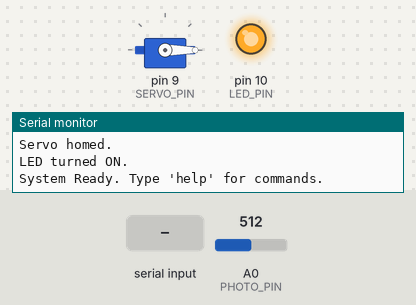
The sketch below on a simulated Arduino Uno, built with avr-gcc and run on an emulated ATmega328P. Parts: servo, output pins drawn as LEDs (lit = HIGH), the last lines printed to the serial monitor. The test bench sets the inputs (shaded band); at power-on: A0 (PHOTO_PIN) = 512.

Above: at 2.3 s.
2.4 s: "run 1\n" received over Serial
At 4.74 s:
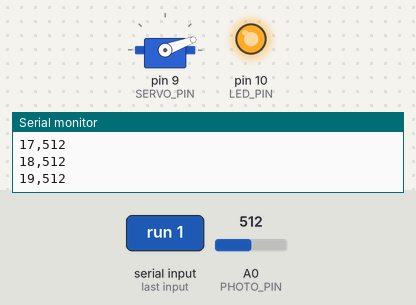
At 21.8 s:
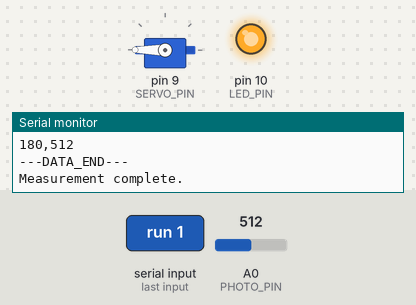
Timing chart, 0 to 22.2 s (numbered marks = the images above; inputs shaded):
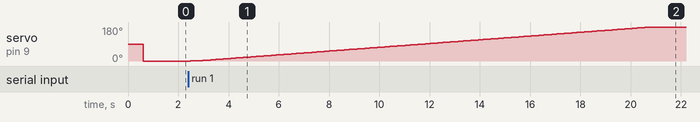

The sketch:

polarimeter.ino
```cpp
#include <Servo.h>

// --- Constants ---
const int SERVO_PIN = 9;
const int PHOTO_PIN = A0;
const int LED_PIN = 10;

// --- Class Definitions ---

/**
 * @class PolarizerServo
 * @brief Manages the servo motor controlling the polarization filter.
 */
class PolarizerServo {
private:
  Servo servoMotor;
  int pin;
  int currentAngle;

public:
  PolarizerServo(int servoPin) : pin(servoPin), currentAngle(0) {}

  void attach() {
    servoMotor.attach(pin);
    Serial.println("Servo attached on pin " + String(pin));
  }

  void setPosition(int angle, int waitMillis = 100) {
    if (angle < 0) angle = 0;
    if (angle > 180) angle = 180;
    currentAngle = angle;
    servoMotor.write(currentAngle);
    if (waitMillis > 0) {
      delay(waitMillis);
    }
  }

  void home() {
    setPosition(0, 500);
    Serial.println("Servo homed.");
  }

  int getCurrentAngle() const {
    return currentAngle;
  }
};

/**
 * @class LightSensor
 * @brief Manages the photodetector/light sensor.
 */
class LightSensor {
private:
  int pin;

public:
  LightSensor(int sensorPin) : pin(sensorPin) {}

  void setup() {
    pinMode(pin, INPUT);
    Serial.println("Light sensor configured on pin A" + String(pin - A0));
  }

  int readIntensity() {
    return analogRead(pin);
  }
};

/**
 * @class LightSource
 * @brief Manages the LED light source.
 */
class LightSource {
private:
  int pin;
  bool isOnState;

public:
  LightSource(int ledPin) : pin(ledPin), isOnState(false) {}

  void setup() {
    pinMode(pin, OUTPUT);
    digitalWrite(pin, LOW);
    Serial.println("Light source configured on pin " + String(pin));
  }

  void turnOn() {
    digitalWrite(pin, HIGH);
    isOnState = true;
    Serial.println("LED turned ON.");
  }

  void turnOff() {
    digitalWrite(pin, LOW);
    isOnState = false;
    Serial.println("LED turned OFF.");
  }

  bool isOn() const {
    return isOnState;
  }
};


/**
 * @class Polarimeter
 * @brief Main class orchestrating the polarimeter components and operation.
 * Sends data via Serial communication.
 */
class Polarimeter {
private:
  PolarizerServo& polarizerServo; // Reference to the servo object
  LightSensor& lightSensor;       // Reference to the sensor object
  LightSource& lightSource;       // Reference to the light source object

  // Default measurement parameters
  int defaultStartAngle = 0;
  int defaultEndAngle = 180;
  int defaultStepAngle = 1;

  /**
   * @brief Parses the 'run' command arguments.
   */
  bool parseRunCommand(String command, int& start, int& end, int& step) {
      start = defaultStartAngle; // Start with defaults
      end = defaultEndAngle;
      step = defaultStepAngle;

      command.trim();
      int spaceIndex1 = command.indexOf(' ');
      int spaceIndex2 = -1;

      if (command.length() == 0) { // No arguments, use defaults
          return true;
      }

      // Parse first argument (start angle)
      if (spaceIndex1 == -1) { // Only one argument
          start = command.toInt();
      } else {
          start = command.substring(0, spaceIndex1).toInt();
          command = command.substring(spaceIndex1 + 1);
          command.trim();
          spaceIndex2 = command.indexOf(' ');

          // Parse second argument (end angle)
          if (spaceIndex2 == -1) { // Only second argument
              end = command.toInt();
          } else {
              end = command.substring(0, spaceIndex2).toInt();
              command = command.substring(spaceIndex2 + 1);
              command.trim();
              // Parse third argument (step angle)
              if (command.length() > 0) {
                  step = command.toInt();
              }
          }
      }

      // Basic validation
      if (start < 0 || start > 180 || end < 0 || end > 180 || step < 1 || step > 180) {
          Serial.println("Error: Invalid parameters. Angles [0-180], Step [1-180].");
          return false;
      }
       if (start == end) {
           Serial.println("Error: Start and end angles cannot be the same.");
           return false;
       }

      return true;
  }

public:
  /**
   * @brief Constructor for Polarimeter. Updated to remove DataLogger.
   * @param servo Reference to the PolarizerServo object.
   * @param sensor Reference to the LightSensor object.
   * @param led Reference to the LightSource object.
   */
  Polarimeter(PolarizerServo& servo, LightSensor& sensor, LightSource& led)
    : polarizerServo(servo), lightSensor(sensor), lightSource(led) {}

  /**
   * @brief Initializes all components of the polarimeter. Call this in setup().
   */
  void setup() {
    lightSource.setup();
    lightSensor.setup();
    polarizerServo.attach();
    polarizerServo.home(); // Home servo during setup
    lightSource.turnOn();  // Turn on LED after setup
  }

  /**
   * @brief Processes incoming serial commands.
   */
  void processCommand(String command) {
    command.trim();
    Serial.println("Received command: " + command); // Echo command for clarity

    if (command.startsWith("run")) {
      int start, end, step;
      String args = command.substring(3);
      if (parseRunCommand(args, start, end, step)) {
        runMeasurement(start, end, step);
      }
    } else if (command.startsWith("led")) {
      String arg = command.substring(3);
      arg.trim();
      if (arg.equalsIgnoreCase("on")) {
        lightSource.turnOn();
      } else if (arg.equalsIgnoreCase("off")) {
        lightSource.turnOff();
      } else {
        Serial.println("Invalid LED state. Use 'on' or 'off'.");
      }
    } else if (command.equalsIgnoreCase("home")) {
      polarizerServo.home();
    } else if (command.equalsIgnoreCase("help")) {
      displayHelp();
    } else if (command.length() > 0) { // Only show error for non-empty commands
        Serial.println("Invalid command. Type 'help' for options.");
    }
  }

  /**
   * @brief Runs the polarimeter measurement sequence.
   * @param startAngle The starting angle for the measurement.
   * @param endAngle The ending angle for the measurement.
   * @param stepAngle The angle increment for each step.
   */
  void runMeasurement(int startAngle, int endAngle, int stepAngle) {

    if (!lightSource.isOn()) {
        Serial.println("Warning: LED is off. Turning it on for measurement.");
        lightSource.turnOn();
        delay(100); // Give LED time to stabilize
    }

    // Print informational messages before the actual data stream
    Serial.println("Starting measurement...");
    Serial.println("  Start Angle: " + String(startAngle));
    Serial.println("  End Angle: " + String(endAngle));
    Serial.println("  Step Angle: " + String(stepAngle));

    // Signal the start of data transmission
    Serial.println("---DATA_START---");
    // Print header for the data (useful for parsing on the computer)
    Serial.println("Angle,Intensity");

    int currentAngle = startAngle;
    int direction = (endAngle > startAngle) ? 1 : -1;

    // Ensure the servo starts at the correct position before the loop
    polarizerServo.setPosition(currentAngle, 300);

    while ((direction == 1 && currentAngle <= endAngle) || (direction == -1 && currentAngle >= endAngle)) {
      // Set position (already includes delay)
      polarizerServo.setPosition(currentAngle);

      // Read intensity
      int intensity = lightSensor.readIntensity();

      // Print data to Serial in CSV format
      Serial.print(currentAngle);
      Serial.print(",");
      Serial.println(intensity);

      // Move to the next angle
      currentAngle += (stepAngle * direction);

      // Optional delay between steps if needed for stability or slower data rate
      // delay(10);
    }

    // Signal the end of data transmission
    Serial.println("---DATA_END---");
    Serial.println("Measurement complete.");

    // Optionally home the servo after measurement
    // polarizerServo.home();
  }

  /**
   * @brief Displays help information to the serial monitor.
   * Updated to reflect Serial data output.
   */
  void displayHelp() {
    Serial.println("\n--- Polarimeter Help ---");
    Serial.println("Available commands:");
    Serial.println("  help                 - Display this help message");
    Serial.println("  run [start] [end] [step] - Run measurement. Data sent via Serial.");
    Serial.println("    start: Angle 0-180 (default: " + String(defaultStartAngle) + ")");
    Serial.println("    end:   Angle 0-180 (default: " + String(defaultEndAngle) + ")");
    Serial.println("    step:  Angle 1-180 (default: " + String(defaultStepAngle) + ")");
    Serial.println("    Example: run 10 90 5");
    Serial.println("    Example: run         (uses defaults)");
    Serial.println("  led <on|off>         - Control the LED.");
    Serial.println("    Example: led on");
    Serial.println("  home                 - Move servo to 0 degrees.");
    Serial.println("------------------------");
    Serial.println("Measurement data format (sent via Serial):");
    Serial.println("---DATA_START---");
    Serial.println("Angle,Intensity");
    Serial.println("<angle1>,<intensity1>");
    Serial.println("<angle2>,<intensity2>");
    Serial.println("...");
    Serial.println("---DATA_END---");
    Serial.println("------------------------");
  }
};

// --- Global Objects ---
// Create instances of the component classes
PolarizerServo polarizerServo(SERVO_PIN);
LightSensor    lightSensor(PHOTO_PIN);
LightSource    lightSource(LED_PIN);

// Create the main Polarimeter object, passing references to the components
Polarimeter    polarimeter(polarizerServo, lightSensor, lightSource);

// --- Arduino Standard Functions ---

void setup() {
  Serial.begin(9600); // Or a higher baud rate like 115200 for faster data transfer
  while (!Serial) {
    ; // wait for serial port to connect. Needed for native USB port only
  }
  // Delay slightly to ensure Serial Monitor is ready after connection
  delay(500);

  Serial.println("\n--- Polarimeter System Initializing (Serial Output Mode) ---");

  // Initialize the polarimeter and its components
  polarimeter.setup();

  Serial.println("System Ready. Type 'help' for commands.");
}

void loop() {
  // Check if data is available on the serial port
  if (Serial.available() > 0) {
    // Read the incoming command string until newline
    String command = Serial.readStringUntil('\n');
    // Process the command using the Polarimeter object
    polarimeter.processCommand(command);
  }
}
```

Measured:
- after the input at 2.4 s, servo on pin 9 (SERVO_PIN): moves from 0° to 180° over 18.3 s, starting after 0.08 s
